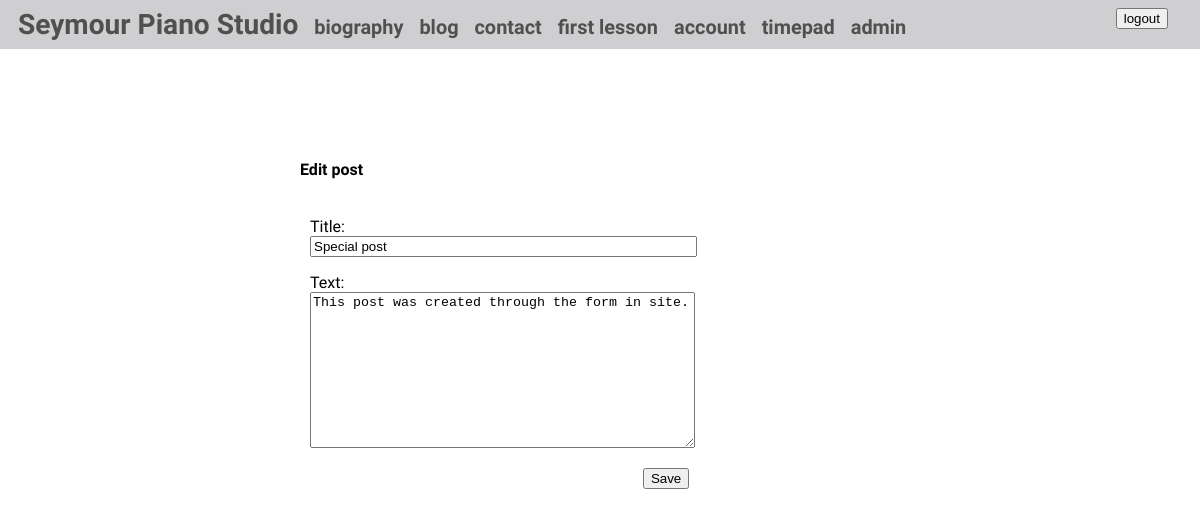
The app's page /blog/post/5/edit/ (signed in) with its own data.
### blog/models.py (models this page shows, shortened)
class Post(models.Model):
    title = models.CharField(max_length=200)
    text = models.TextField()
    created_date = models.DateTimeField(default=timezone.now)
    published_date = models.DateTimeField(blank=True, null=True)

### blog/views.py (the view)
# urls.py: path('post/<int:pk>/edit/', views.post_edit, name='post_edit'),
def post_edit(request, pk):
    post = get_object_or_404(Post, pk=pk)
    if request.method == "POST":
        form = PostForm(request.POST, instance=post)
        if form.is_valid():
            post = form.save(commit=False)
            post.author = request.user
            post.published_date = timezone.now()
            post.save()
            return redirect('post_detail', pk=post.pk)
    else:
        form = PostForm(instance=post)
    return render(request, 'blog/post_edit.html', {'form': form})

### blog/forms.py
class PostForm(forms.ModelForm):
    class Meta:
        model = Post
        fields = ('title', 'text',)

### blog/templates/blog/post_edit.html
{% extends 'main/base.html' %}
{% load static %}
{% block style %}
    <link rel="stylesheet" href="{% static 'css/blog.css' %}">
{% endblock %}
{% block content %}
    <div id="blog-conteiner">
        {% if user.is_superuser %}
        <h4>Edit post</h4>
        <form method="POST" class="post-form">{% csrf_token %}
            {{ form.as_p }}
            <button type="submit" class="save btn btn-default">Save</button>
        </form>
        {% endif %}
    </div>
{% endblock %}

### main/static/css/base.css (style rules this page uses)
body { background-color: #ffffff; font-family: 'Benne', serif; padding: 0 0; margin: auto; width: 100%; }
.nav-bar > h5, h6, form { margin: 0; padding-left: 10px; display: inline-block; }

### blog/static/css/blog.css (style rules this page uses)
#blog-conteiner { padding: 50px 25% 50px 15%; }
button { float:right; display:block; margin-right:0px; clear:left; }
input[id="id_title"] { width: 100%; }
textarea[id="id_text"] { width: 100%; height: 40%; }

### records on screen
Post: title "Special post", text "This post was created through the form in site."
